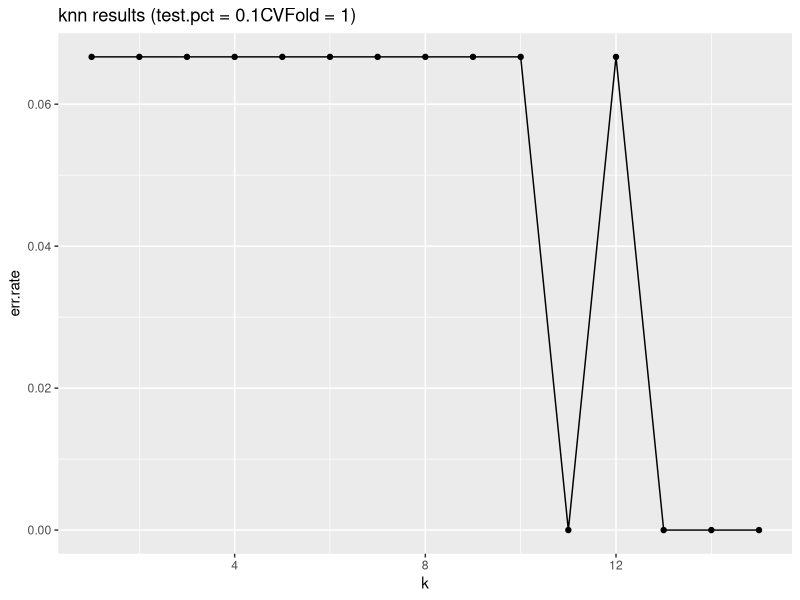
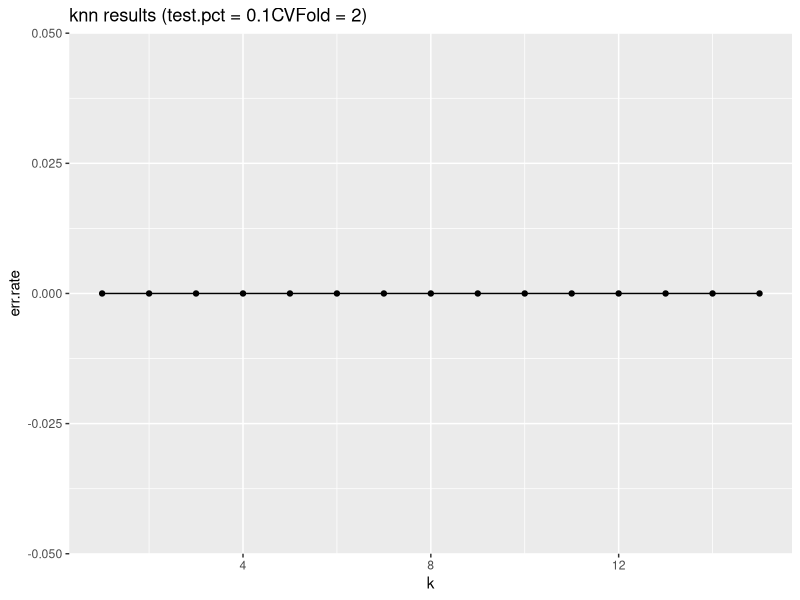
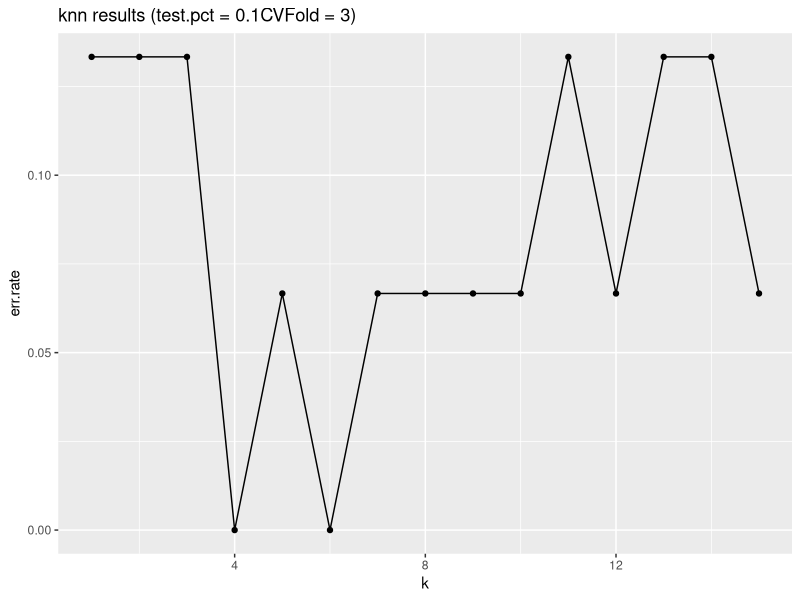
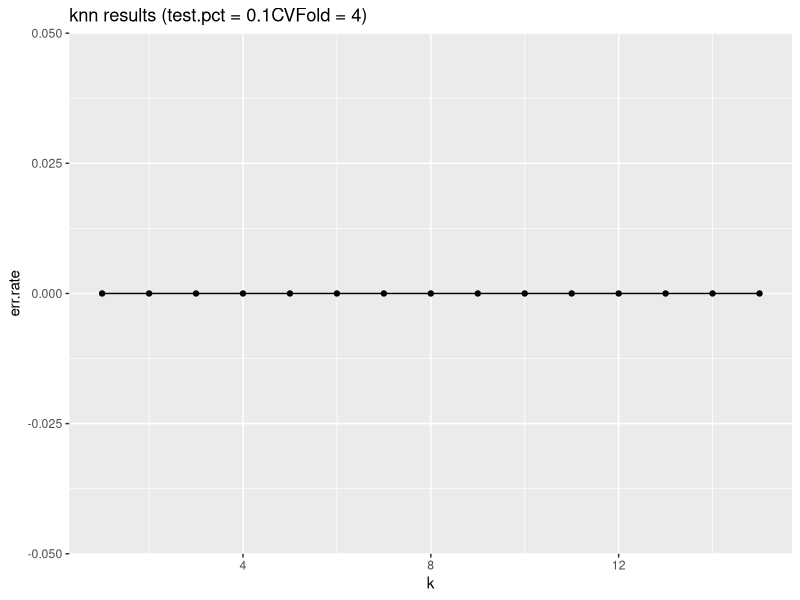
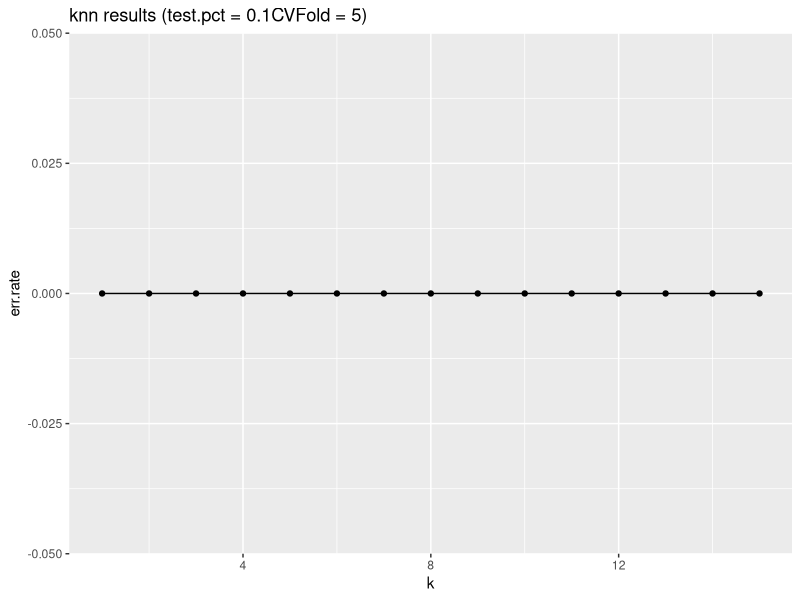
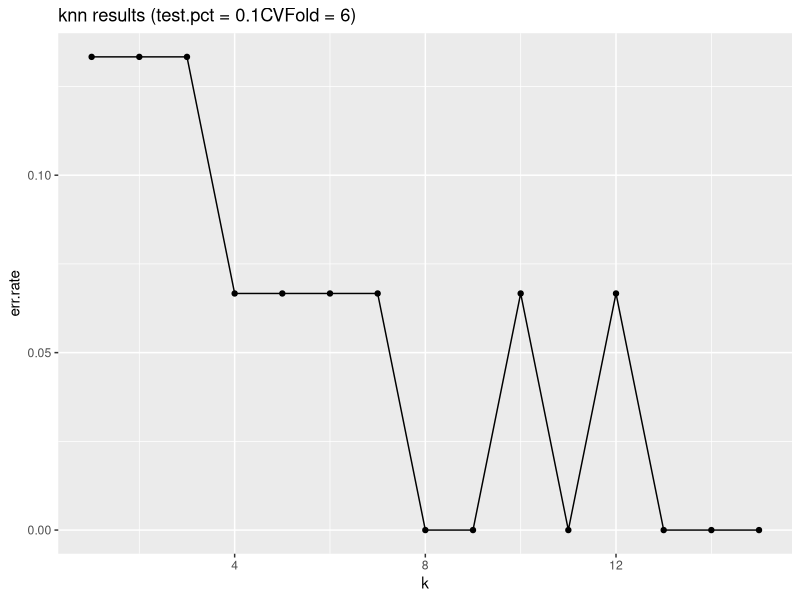
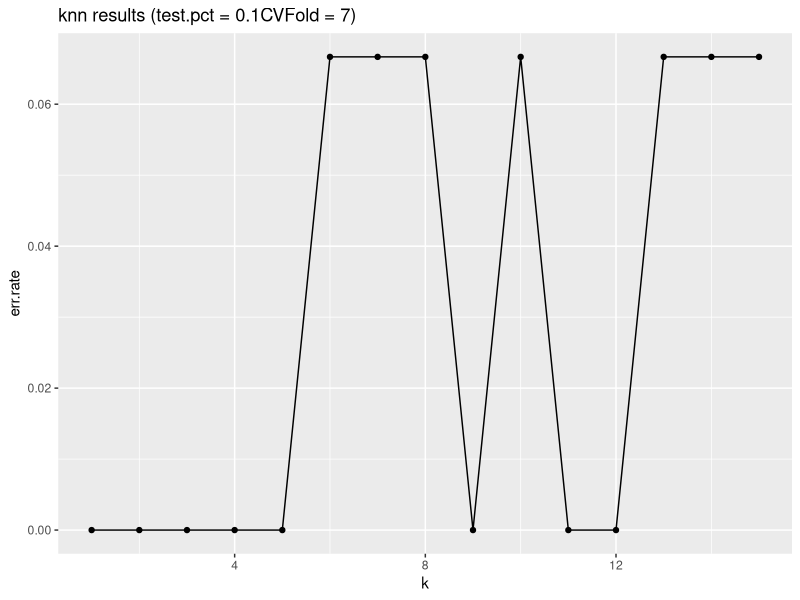
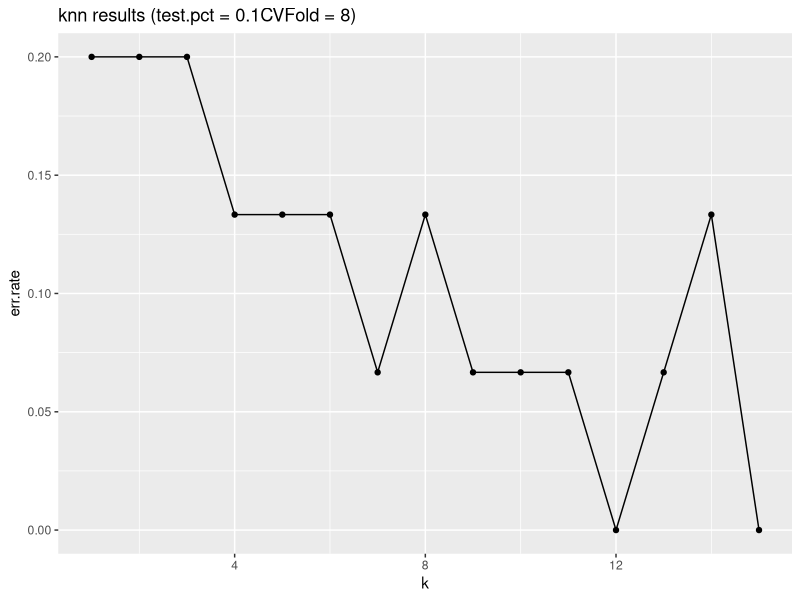

These charts were generated, in order, by the following R code: (Note: this script raises an error after producing the figures.)
#load required library
# First clear the workspace
rm(list = ls())
library(ggplot2)
library(class)

#################################################
# PREPROCESSING
#################################################

data <- iris                # create copy of iris dataframe
labels <- data$Species      # store labels
data$Species <- NULL        # remove labels from feature set (note: could
                            # alternatively use neg indices on column index in knn call)

#################################################
# TRAIN/TEST SPLIT
#################################################

set.seed(1)         # initialize random seed for consistency
                    # NOTE -- run for various seeds --> need for CV!

test.pct <- 0.1    # pct of data to use for test set
N <- nrow(data)     # total number of records (150)
for (mm in 1:10)
{
  test.index <- sample(1:N, replace = FALSE, test.pct * N)       # random sample of records (test set)
  test.data <- data[test.index, ] # get the test data first
  train.data <- data[-test.index, ]       # perform train/test split

  test.labels <- as.factor(as.matrix(labels)[test.index, ])     # extract test set labels
  train.labels <- as.factor(as.matrix(labels)[-test.index, ])     # extract training set labels
#################################################
# APPLY MODEL
#################################################

  err.rates <- data.frame()       # initialize results object

  max.k <- 15
  for (k in 1:max.k)              # perform fit for various values of k
  {
      knn.fit <- knn(train = train.data,          # training set
                      test = test.data,           # test set
                      cl = train.labels,          # true labels
                      k = k                       # number of NN to poll
                 )

      cat('\n', 'k = ', k, ', test.pct = ', test.pct, '\n', sep='')     # print params
      print(table(test.labels, knn.fit))          # print confusion matrix

      this.err <- sum(test.labels != knn.fit) / length(test.labels)    # store gzn err
      err.rates <- rbind(err.rates, this.err)     # append err to total results
  }

#################################################
# OUTPUT RESULTS
#################################################

  results <- data.frame(1:max.k, err.rates)   # create results summary data frame
  names(results) <- c('k', 'err.rate')        # label columns of results df

# create title for results plot
  title <- paste('knn results (test.pct = ', test.pct, 'CVFold = ', mm, ')', sep='')

# create results plot
  results.plot <- ggplot(results, aes(x=k, y=err.rate)) + geom_point() + geom_line()
  results.plot <- results.plot + ggtitle(title)

# draw results plot (note need for print stmt inside script to draw ggplot)
  print(results.plot)
}
#################################################
# NOTES
#################################################

# what happens for high values (eg 100) of max.k? have a look at this plot:
# > results.plot <- ggplot(results, aes(x=k, y=err.rate)) + geom_smooth()

# our implementation here is pretty naive, meant to illustrate concepts rather
# than to be maximally efficient...see alt impl in DMwR package (with feature
# scaling):
#
# > install.packages('DMwR')
# > library(DMwR)
# > knn

# ed. note: how not to do it (black box)
# http://en.wikibooks.org/wiki/Data_Mining_Algorithms_In_R/Classification/kNN

# R docs
# http://cran.r-project.org/web/packages/class/class.pdf
# http://cran.r-project.org/web/packages/DMwR/DMwR.pdf
